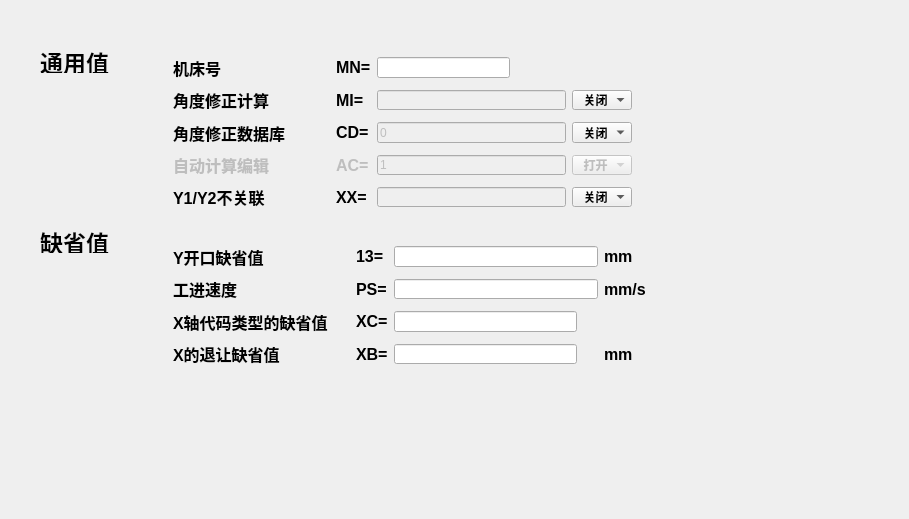
   <widget class="QWidget" name="tab_3">
    <attribute name="title">
     <string>编程设置</string>
    </attribute>
    <widget class="QWidget" name="widget_3" native="true">
     <property name="geometry">
      <rect>
       <x>0</x>
       <y>10</y>
       <width>900</width>
       <height>500</height>
      </rect>
     </property>
     <property name="sizePolicy">
      <sizepolicy hsizetype="Fixed" vsizetype="Fixed">
       <horstretch>0</horstretch>
       <verstretch>0</verstretch>
      </sizepolicy>
     </property>
     <property name="minimumSize">
      <size>
       <width>183</width>
       <height>20</height>
      </size>
     </property>
     <widget class="QLabel" name="label_40">
      <property name="geometry">
       <rect>
        <x>40</x>
        <y>40</y>
        <width>81</width>
        <height>23</height>
       </rect>
      </property>
      <property name="font">
       <font>
        <pointsize>17</pointsize>
        <weight>75</weight>
        <bold>true</bold>
       </font>
      </property>
      <property name="text">
       <string>通用值</string>
      </property>
     </widget>
     <widget class="QLabel" name="label_49">
      <property name="geometry">
       <rect>
        <x>40</x>
        <y>220</y>
        <width>81</width>
        <height>23</height>
       </rect>
      </property>
      <property name="font">
       <font>
        <pointsize>17</pointsize>
        <weight>75</weight>
        <bold>true</bold>
       </font>
      </property>
      <property name="text">
       <string>缺省值</string>
      </property>
     </widget>
     <widget class="QLabel" name="label_58">
      <property name="geometry">
       <rect>
        <x>600</x>
        <y>42</y>
        <width>16</width>
        <height>16</height>
       </rect>
      </property>
      <property name="text">
       <string/>
      </property>
     </widget>
     <widget class="QWidget" name="layoutWidget">
      <property name="geometry">
       <rect>
        <x>173</x>
        <y>47</y>
        <width>459</width>
        <height>150</height>
       </rect>
      </property>
      <layout class="QGridLayout" name="gridLayout_4">
       <property name="verticalSpacing">
        <number>12</number>
       </property>
       <item row="0" column="0">
        <widget class="QLabel" name="label_37">
         <property name="font">
          <font>
           <pointsize>12</pointsize>
           <weight>75</weight>
           <bold>true</bold>
          </font>
         </property>
         <property name="text">
          <string>机床号                  </string>
         </property>
        </widget>
       </item>
       <item row="0" column="1">
        <widget class="QLabel" name="label_47">
         <property name="sizePolicy">
          <sizepolicy hsizetype="Fixed" vsizetype="Fixed">
           <horstretch>0</horstretch>
           <verstretch>0</verstretch>
          </sizepolicy>
         </property>
         <property name="font">
          <font>
           <pointsize>12</pointsize>
           <weight>75</weight>
           <bold>true</bold>
          </font>
         </property>
         <property name="text">
          <string>MN=</string>
         </property>
        </widget>
       </item>
       <item row="0" column="2">
        <widget class="QLineEdit" name="line5">
         <property name="sizePolicy">
          <sizepolicy hsizetype="Fixed" vsizetype="Fixed">
           <horstretch>0</horstretch>
           <verstretch>0</verstretch>
          </sizepolicy>
         </property>
         <property name="minimumSize">
          <size>
           <width>133</width>
           <height>20</height>
          </size>
         </property>
         <property name="text">
          <string/>
         </property>
        </widget>
       </item>
       <item row="1" column="0">
        <widget class="QLabel" name="label_41">
         <property name="font">
          <font>
           <pointsize>12</pointsize>
           <weight>75</weight>
           <bold>true</bold>
          </font>
         </property>
         <property name="text">
          <string>角度修正计算            </string>
         </property>
        </widget>
       </item>
       <item row="1" column="1">
        <widget class="QLabel" name="label_46">
         <property name="font">
          <font>
           <pointsize>12</pointsize>
           <weight>75</weight>
           <bold>true</bold>
          </font>
         </property>
         <property name="text">
          <string>MI=</string>
         </property>
        </widget>
       </item>
       <item row="1" column="2">
        <widget class="QLineEdit" name="line6">
         <property name="enabled">
          <bool>false</bool>
         </property>
         <property name="text">
          <string/>
         </property>
        </widget>
       </item>
       <item row="1" column="3">
        <widget class="QComboBox" name="combo5">
         <property name="font">
          <font>
           <weight>75</weight>
           <bold>true</bold>
          </font>
         </property>
         <item>
          <property name="text">
           <string>  关闭</string>
          </property>
         </item>
         <item>
          <property name="text">
           <string>  打开</string>
          </property>
         </item>
        </widget>
       </item>
       <item row="2" column="0">
        <widget class="QLabel" name="label_43">
         <property name="font">
          <font>
           <pointsize>12</pointsize>
           <weight>75</weight>
           <bold>true</bold>
          </font>
         </property>
         <property name="text">
          <string>角度修正数据库          </string>
         </property>
        </widget>
       </item>
       <item row="2" column="1">
        <widget class="QLabel" name="label_48">
         <property name="font">
          <font>
           <pointsize>12</pointsize>
           <weight>75</weight>
           <bold>true</bold>
          </font>
         </property>
         <property name="text">
          <string>CD=</string>
         </property>
        </widget>
       </item>
       <item row="2" column="2">
        <widget class="QLineEdit" name="line7">
         <property name="enabled">
          <bool>false</bool>
         </property>
         <property name="text">
          <string>0</string>
         </property>
        </widget>
       </item>
       <item row="2" column="3">
        <widget class="QComboBox" name="combo6">
         <property name="font">
          <font>
           <weight>75</weight>
           <bold>true</bold>
          </font>
         </property>
         <item>
          <property name="text">
           <string>  关闭</string>
          </property>
         </item>
         <item>
          <property name="text">
           <string>  打开</string>
          </property>
         </item>
        </widget>
       </item>
       <item row="3" column="0">
        <widget class="QLabel" name="label_44">
         <property name="enabled">
          <bool>false</bool>
         </property>
         <property name="font">
          <font>
           <pointsize>12</pointsize>
           <weight>75</weight>
           <bold>true</bold>
          </font>
         </property>
         <property name="text">
          <string>自动计算编辑            </string>
         </property>
        </widget>
       </item>
       <item row="3" column="1">
        <widget class="QLabel" name="label_42">
         <property name="enabled">
          <bool>false</bool>
         </property>
         <property name="font">
          <font>
           <pointsize>12</pointsize>
           <weight>75</weight>
           <bold>true</bold>
          </font>
         </property>
         <property name="text">
          <string>AC=</string>
         </property>
        </widget>
       </item>
       <item row="3" column="2">
        <widget class="QLineEdit" name="line8">
         <property name="enabled">
          <bool>false</bool>
         </property>
         <property name="text">
          <string>1</string>
         </property>
        </widget>
       </item>
       <item row="3" column="3">
        <widget class="QComboBox" name="combo7">
         <property name="enabled">
          <bool>false</bool>
         </property>
         <property name="font">
          <font>
           <weight>75</weight>
           <bold>true</bold>
          </font>
         </property>
         <item>
          <property name="text">
           <string>  打开</string>
          </property>
         </item>
         <item>
          <property name="text">
           <string>  关闭</string>
          </property>
         </item>
        </widget>
       </item>
       <item row="4" column="0">
        <widget class="QLabel" name="label_45">
         <property name="font">
          <font>
           <pointsize>12</pointsize>
           <weight>75</weight>
           <bold>true</bold>
          </font>
         </property>
         <property name="text">
          <string>Y1/Y2不关联            </string>
         </property>
        </widget>
       </item>
       <item row="4" column="1">
        <widget class="QLabel" name="label_38">
         <property name="font">
          <font>
           <pointsize>12</pointsize>
           <weight>75</weight>
           <bold>true</bold>
          </font>
         </property>
         <property name="text">
          <string>XX=</string>
         </property>
        </widget>
       </item>
       <item row="4" column="2">
        <widget class="QLineEdit" name="line9">
         <property name="enabled">
          <bool>false</bool>
         </property>
         <property name="text">
          <string/>
         </property>
        </widget>
       </item>
       <item row="4" column="3">
        <widget class="QComboBox" name="combo8">
         <property name="font">
          <font>
           <weight>75</weight>
           <bold>true</bold>
          </font>
         </property>
         <item>
          <property name="text">
           <string>  关闭</string>
          </property>
         </item>
         <item>
          <property name="text">
           <string>  打开</string>
          </property>
         </item>
        </widget>
       </item>
      </layout>
     </widget>
     <widget class="QWidget" name="layoutWidget">
      <property name="geometry">
       <rect>
        <x>173</x>
        <y>236</y>
        <width>473</width>
        <height>118</height>
       </rect>
      </property>
      <layout class="QGridLayout" name="gridLayout_2">
       <property name="verticalSpacing">
        <number>12</number>
       </property>
       <item row="0" column="0">
        <widget class="QLabel" name="label_50">
         <property name="font">
          <font>
           <pointsize>12</pointsize>
           <weight>75</weight>
           <bold>true</bold>
          </font>
         </property>
         <property name="text">
          <string>Y开口缺省值            </string>
         </property>
        </widget>
       </item>
       <item row="0" column="1">
        <widget class="QLabel" name="label_51">
         <property name="sizePolicy">
          <sizepolicy hsizetype="Fixed" vsizetype="Fixed">
           <horstretch>0</horstretch>
           <verstretch>0</verstretch>
          </sizepolicy>
         </property>
         <property name="font">
          <font>
           <pointsize>12</pointsize>
           <weight>75</weight>
           <bold>true</bold>
          </font>
         </property>
         <property name="text">
          <string>13=</string>
         </property>
        </widget>
       </item>
       <item row="0" column="2">
        <widget class="QLineEdit" name="line10"/>
       </item>
       <item row="0" column="3">
        <widget class="QLabel" name="label_52">
         <property name="font">
          <font>
           <pointsize>12</pointsize>
           <weight>75</weight>
           <bold>true</bold>
          </font>
         </property>
         <property name="text">
          <string>mm  </string>
         </property>
        </widget>
       </item>
       <item row="1" column="0">
        <widget class="QLabel" name="label_53">
         <property name="font">
          <font>
           <pointsize>12</pointsize>
           <weight>75</weight>
           <bold>true</bold>
          </font>
         </property>
         <property name="text">
          <string>工进速度               </string>
         </property>
        </widget>
       </item>
       <item row="1" column="1">
        <widget class="QLabel" name="label_54">
         <property name="font">
          <font>
           <pointsize>12</pointsize>
           <weight>75</weight>
           <bold>true</bold>
          </font>
         </property>
         <property name="text">
          <string>PS=</string>
         </property>
        </widget>
       </item>
       <item row="1" column="2">
        <widget class="QLineEdit" name="line11"/>
       </item>
       <item row="1" column="3">
        <widget class="QLabel" name="label_55">
         <property name="font">
          <font>
           <pointsize>12</pointsize>
           <weight>75</weight>
           <bold>true</bold>
          </font>
         </property>
         <property name="text">
          <string>mm/s</string>
         </property>
        </widget>
       </item>
       <item row="2" column="0">
        <widget class="QLabel" name="label_56">
         <property name="font">
          <font>
           <pointsize>12</pointsize>
           <weight>75</weight>
           <bold>true</bold>
          </font>
         </property>
         <property name="text">
          <string>X轴代码类型的缺省值     </string>
         </property>
        </widget>
       </item>
       <item row="2" column="1">
        <widget class="QLabel" name="label_57">
         <property name="font">
          <font>
           <pointsize>12</pointsize>
           <weight>75</weight>
           <bold>true</bold>
          </font>
         </property>
         <property name="text">
          <string>XC=</string>
         </property>
        </widget>
       </item>
       <item row="2" column="2">
        <widget class="QLineEdit" name="line12">
         <property name="sizePolicy">
          <sizepolicy hsizetype="Fixed" vsizetype="Fixed">
           <horstretch>0</horstretch>
           <verstretch>0</verstretch>
          </sizepolicy>
         </property>
         <property name="minimumSize">
          <size>
           <width>183</width>
           <height>20</height>
          </size>
         </property>
        </widget>
       </item>
       <item row="3" column="0">
        <widget class="QLabel" name="label_59">
         <property name="font">
          <font>
           <pointsize>12</pointsize>
           <weight>75</weight>
           <bold>true</bold>
          </font>
         </property>
         <property name="text">
          <string>X的退让缺省值          </string>
         </property>
        </widget>
       </item>
       <item row="3" column="1">
        <widget class="QLabel" name="label_60">
         <property name="font">
          <font>
           <pointsize>12</pointsize>
           <weight>75</weight>
           <bold>true</bold>
          </font>
         </property>
         <property name="text">
          <string>XB=</string>
         </property>
        </widget>
       </item>
       <item row="3" column="2">
        <widget class="QLineEdit" name="line13">
         <property name="sizePolicy">
          <sizepolicy hsizetype="Fixed" vsizetype="Fixed">
           <horstretch>183</horstretch>
           <verstretch>20</verstretch>
          </sizepolicy>
         </property>
         <property name="minimumSize">
          <size>
           <width>183</width>
           <height>0</height>
          </size>
         </property>
        </widget>
       </item>
       <item row="3" column="3">
        <widget class="QLabel" name="label_61">
         <property name="font">
          <font>
           <pointsize>12</pointsize>
           <weight>75</weight>
           <bold>true</bold>
          </font>
         </property>
         <property name="text">
          <string>mm  </string>
         </property>
        </widget>
       </item>
      </layout>
     </widget>
     <zorder>layoutWidget</zorder>
     <zorder>layoutWidget</zorder>
     <zorder>label_40</zorder>
     <zorder>label_49</zorder>
     <zorder>label_58</zorder>
    </widget>
   </widget>
